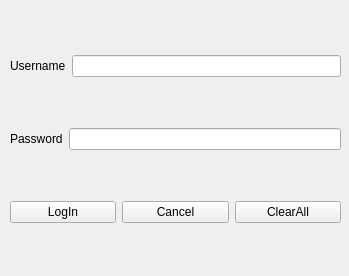
<?xml version="1.0" encoding="UTF-8"?>
<ui version="4.0">
 <class>usrpswdialog</class>
 <widget class="QWidget" name="usrpswdialog">
  <property name="windowModality">
   <enum>Qt::ApplicationModal</enum>
  </property>
  <property name="geometry">
   <rect>
    <x>0</x>
    <y>0</y>
    <width>349</width>
    <height>276</height>
   </rect>
  </property>
  <property name="windowTitle">
   <string>Form</string>
  </property>
  <widget class="QWidget" name="verticalLayoutWidget">
   <property name="geometry">
    <rect>
     <x>10</x>
     <y>10</y>
     <width>331</width>
     <height>261</height>
    </rect>
   </property>
   <layout class="QVBoxLayout" name="verticalLayout">
    <item>
     <layout class="QHBoxLayout" name="horizontalLayout_2">
      <item>
       <widget class="QLabel" name="username_label">
        <property name="text">
         <string>Username</string>
        </property>
       </widget>
      </item>
      <item>
       <widget class="QLineEdit" name="usr_lineEdit"/>
      </item>
     </layout>
    </item>
    <item>
     <layout class="QHBoxLayout" name="horizontalLayout_3">
      <item>
       <widget class="QLabel" name="password_label">
        <property name="text">
         <string>Password</string>
        </property>
       </widget>
      </item>
      <item>
       <widget class="QLineEdit" name="psw_lineEdit">
        <property name="echoMode">
         <enum>QLineEdit::Password</enum>
        </property>
       </widget>
      </item>
     </layout>
    </item>
    <item>
     <layout class="QHBoxLayout" name="horizontalLayout">
      <item>
       <widget class="QPushButton" name="logIn_pushButton">
        <property name="text">
         <string>LogIn</string>
        </property>
       </widget>
      </item>
      <item>
       <widget class="QPushButton" name="cancel_pushButton">
        <property name="text">
         <string>Cancel</string>
        </property>
       </widget>
      </item>
      <item>
       <widget class="QPushButton" name="clear_pushButton">
        <property name="text">
         <string>ClearAll</string>
        </property>
       </widget>
      </item>
     </layout>
    </item>
   </layout>
  </widget>
 </widget>
 <resources/>
 <connections>
  <connection>
   <sender>clear_pushButton</sender>
   <signal>clicked()</signal>
   <receiver>psw_lineEdit</receiver>
   <slot>clear()</slot>
   <hints>
    <hint type="sourcelabel">
     <x>61</x>
     <y>367</y>
    </hint>
    <hint type="destinationlabel">
     <x>87</x>
     <y>225</y>
    </hint>
   </hints>
  </connection>
  <connection>
   <sender>clear_pushButton</sender>
   <signal>clicked()</signal>
   <receiver>usr_lineEdit</receiver>
   <slot>clear()</slot>
   <hints>
    <hint type="sourcelabel">
     <x>34</x>
     <y>372</y>
    </hint>
    <hint type="destinationlabel">
     <x>72</x>
     <y>86</y>
    </hint>
   </hints>
  </connection>
 </connections>
</ui>
